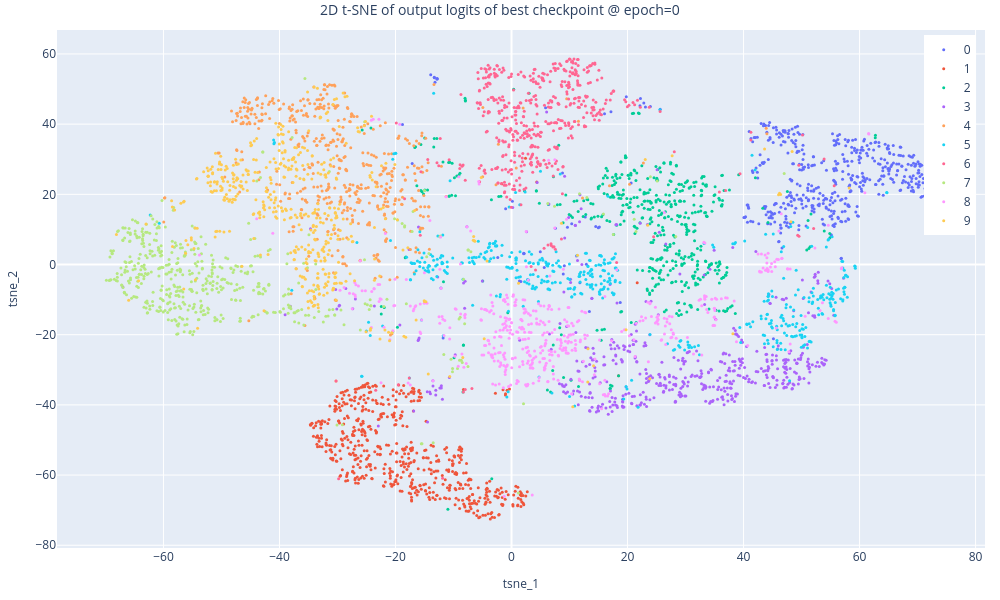
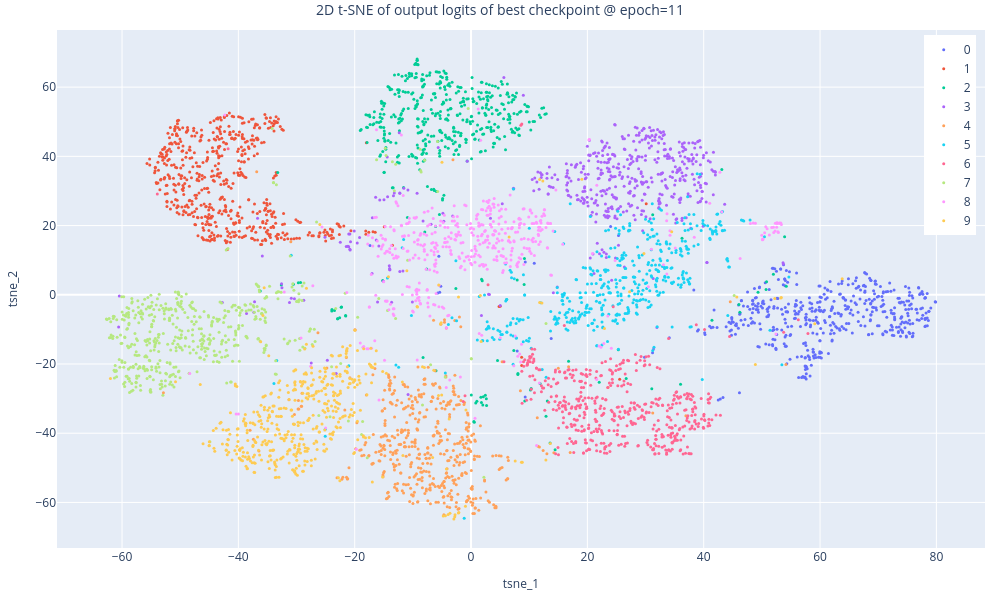
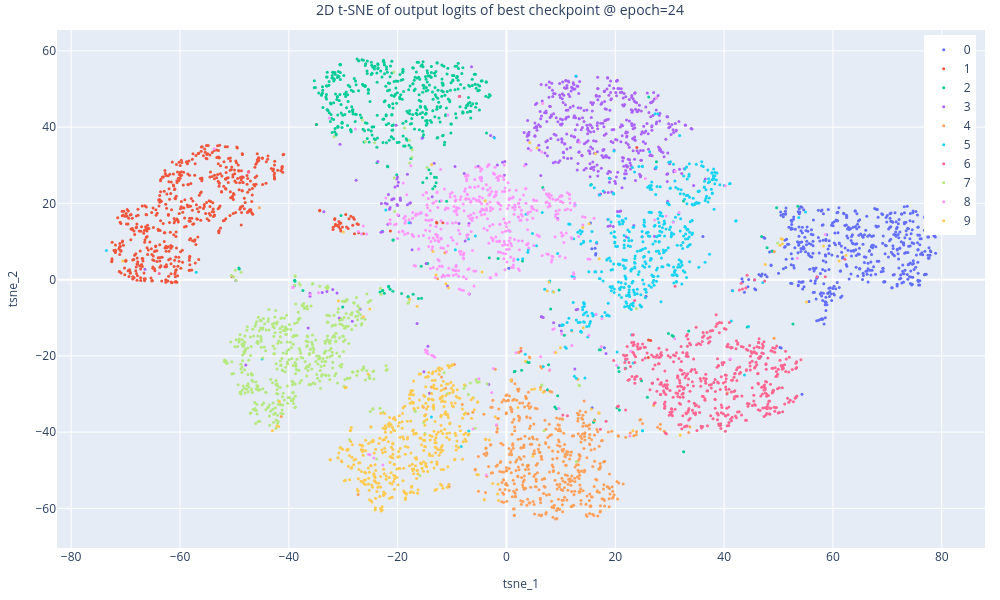
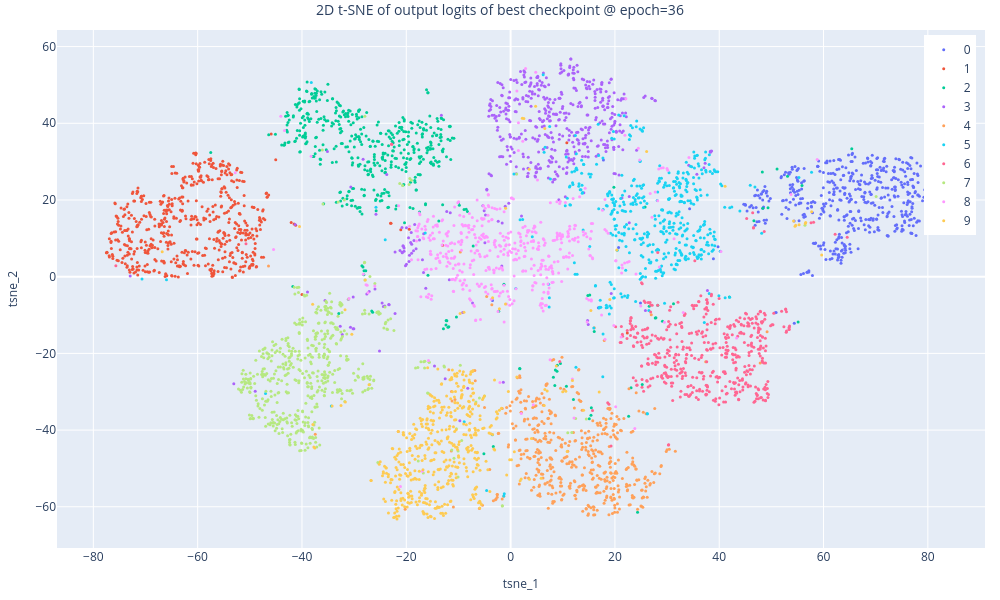

The notebook cell these images were saved under, in order:
### Code cell
N_SAMPLES = 5_000

for checkpoint in NNRun.load("best").checkpoints():
    VisUtils.two_dim_tsne_checkpoint_logits(checkpoint=checkpoint, ds=ds, n_samples=N_SAMPLES)

### Figure 1 — Plotly figure (JSON) as saved in the notebook; plotly's stock layout.template omitted (floating-point values rounded to 4 significant figures; data arrays with more than 128 entries replaced by an {"elided": "..."} marker saying what was removed)
{"data": [{"marker": {"color": "#636EFA", "size": 3}, "mode": "markers", "name": "0", "type": "scatter", "x": {"elided": "492 float values"}, "y": {"elided": "492 float values"}}, {"marker": {"color": "#EF553B", "size": 3}, "mode": "markers", "name": "1", "type": "scatter", "x": {"elided": "570 float values"}, "y": {"elided": "570 float values"}}, {"marker": {"color": "#00CC96", "size": 3}, "mode": "markers", "name": "2", "type": "scatter", "x": {"elided": "499 float values"}, "y": {"elided": "499 float values"}}, {"marker": {"color": "#AB63FA", "size": 3}, "mode": "markers", "name": "3", "type": "scatter", "x": {"elided": "511 float values"}, "y": {"elided": "511 float values"}}, {"marker": {"color": "#FFA15A", "size": 3}, "mode": "markers", "name": "4", "type": "scatter", "x": {"elided": "494 float values"}, "y": {"elided": "494 float values"}}, {"marker": {"color": "#19D3F3", "size": 3}, "mode": "markers", "name": "5", "type": "scatter", "x": {"elided": "470 float values"}, "y": {"elided": "470 float values"}}, {"marker": {"color": "#FF6692", "size": 3}, "mode": "markers", "name": "6", "type": "scatter", "x": {"elided": "483 float values"}, "y": {"elided": "483 float values"}}, {"marker": {"color": "#B6E880", "size": 3}, "mode": "markers", "name": "7", "type": "scatter", "x": {"elided": "512 float values"}, "y": {"elided": "512 float values"}}, {"marker": {"color": "#FF97FF", "size": 3}, "mode": "markers", "name": "8", "type": "scatter", "x": {"elided": "485 float values"}, "y": {"elided": "485 float values"}}, {"marker": {"color": "#FECB52", "size": 3}, "mode": "markers", "name": "9", "type": "scatter", "x": {"elided": "484 float values"}, "y": {"elided": "484 float values"}}], "layout": {"height": 600, "legend": {"orientation": "v", "x": 0.99, "xanchor": "right", "y": 0.99, "yanchor": "top"}, "margin": {"b": 15, "l": 15, "pad": 0, "r": 15, "t": 30}, "title": {"font": {"size": 14}, "text": "2D t-SNE of output logits of best checkpoint @ epoch=0", "x": 0.5}, "width": 1000, "xaxis": {"title": {"font": {"size": 12}, "text": "tsne_1"}}, "yaxis": {"title": {"font": {"size": 12}, "text": "tsne_2"}}}}

### Figure 2 — Plotly figure (JSON) as saved in the notebook; plotly's stock layout.template omitted (floating-point values rounded to 4 significant figures; data arrays with more than 128 entries replaced by an {"elided": "..."} marker saying what was removed)
{"data": [{"marker": {"color": "#636EFA", "size": 3}, "mode": "markers", "name": "0", "type": "scatter", "x": {"elided": "492 float values"}, "y": {"elided": "492 float values"}}, {"marker": {"color": "#EF553B", "size": 3}, "mode": "markers", "name": "1", "type": "scatter", "x": {"elided": "570 float values"}, "y": {"elided": "570 float values"}}, {"marker": {"color": "#00CC96", "size": 3}, "mode": "markers", "name": "2", "type": "scatter", "x": {"elided": "499 float values"}, "y": {"elided": "499 float values"}}, {"marker": {"color": "#AB63FA", "size": 3}, "mode": "markers", "name": "3", "type": "scatter", "x": {"elided": "511 float values"}, "y": {"elided": "511 float values"}}, {"marker": {"color": "#FFA15A", "size": 3}, "mode": "markers", "name": "4", "type": "scatter", "x": {"elided": "494 float values"}, "y": {"elided": "494 float values"}}, {"marker": {"color": "#19D3F3", "size": 3}, "mode": "markers", "name": "5", "type": "scatter", "x": {"elided": "470 float values"}, "y": {"elided": "470 float values"}}, {"marker": {"color": "#FF6692", "size": 3}, "mode": "markers", "name": "6", "type": "scatter", "x": {"elided": "483 float values"}, "y": {"elided": "483 float values"}}, {"marker": {"color": "#B6E880", "size": 3}, "mode": "markers", "name": "7", "type": "scatter", "x": {"elided": "512 float values"}, "y": {"elided": "512 float values"}}, {"marker": {"color": "#FF97FF", "size": 3}, "mode": "markers", "name": "8", "type": "scatter", "x": {"elided": "485 float values"}, "y": {"elided": "485 float values"}}, {"marker": {"color": "#FECB52", "size": 3}, "mode": "markers", "name": "9", "type": "scatter", "x": {"elided": "484 float values"}, "y": {"elided": "484 float values"}}], "layout": {"height": 600, "legend": {"orientation": "v", "x": 0.99, "xanchor": "right", "y": 0.99, "yanchor": "top"}, "margin": {"b": 15, "l": 15, "pad": 0, "r": 15, "t": 30}, "title": {"font": {"size": 14}, "text": "2D t-SNE of output logits of best checkpoint @ epoch=11", "x": 0.5}, "width": 1000, "xaxis": {"title": {"font": {"size": 12}, "text": "tsne_1"}}, "yaxis": {"title": {"font": {"size": 12}, "text": "tsne_2"}}}}

### Figure 3 — Plotly figure (JSON) as saved in the notebook; plotly's stock layout.template omitted (floating-point values rounded to 4 significant figures; data arrays with more than 128 entries replaced by an {"elided": "..."} marker saying what was removed)
{"data": [{"marker": {"color": "#636EFA", "size": 3}, "mode": "markers", "name": "0", "type": "scatter", "x": {"elided": "492 float values"}, "y": {"elided": "492 float values"}}, {"marker": {"color": "#EF553B", "size": 3}, "mode": "markers", "name": "1", "type": "scatter", "x": {"elided": "570 float values"}, "y": {"elided": "570 float values"}}, {"marker": {"color": "#00CC96", "size": 3}, "mode": "markers", "name": "2", "type": "scatter", "x": {"elided": "499 float values"}, "y": {"elided": "499 float values"}}, {"marker": {"color": "#AB63FA", "size": 3}, "mode": "markers", "name": "3", "type": "scatter", "x": {"elided": "511 float values"}, "y": {"elided": "511 float values"}}, {"marker": {"color": "#FFA15A", "size": 3}, "mode": "markers", "name": "4", "type": "scatter", "x": {"elided": "494 float values"}, "y": {"elided": "494 float values"}}, {"marker": {"color": "#19D3F3", "size": 3}, "mode": "markers", "name": "5", "type": "scatter", "x": {"elided": "470 float values"}, "y": {"elided": "470 float values"}}, {"marker": {"color": "#FF6692", "size": 3}, "mode": "markers", "name": "6", "type": "scatter", "x": {"elided": "483 float values"}, "y": {"elided": "483 float values"}}, {"marker": {"color": "#B6E880", "size": 3}, "mode": "markers", "name": "7", "type": "scatter", "x": {"elided": "512 float values"}, "y": {"elided": "512 float values"}}, {"marker": {"color": "#FF97FF", "size": 3}, "mode": "markers", "name": "8", "type": "scatter", "x": {"elided": "485 float values"}, "y": {"elided": "485 float values"}}, {"marker": {"color": "#FECB52", "size": 3}, "mode": "markers", "name": "9", "type": "scatter", "x": {"elided": "484 float values"}, "y": {"elided": "484 float values"}}], "layout": {"height": 600, "legend": {"orientation": "v", "x": 0.99, "xanchor": "right", "y": 0.99, "yanchor": "top"}, "margin": {"b": 15, "l": 15, "pad": 0, "r": 15, "t": 30}, "title": {"font": {"size": 14}, "text": "2D t-SNE of output logits of best checkpoint @ epoch=24", "x": 0.5}, "width": 1000, "xaxis": {"title": {"font": {"size": 12}, "text": "tsne_1"}}, "yaxis": {"title": {"font": {"size": 12}, "text": "tsne_2"}}}}

### Figure 4 — Plotly figure (JSON) as saved in the notebook; plotly's stock layout.template omitted (floating-point values rounded to 4 significant figures; data arrays with more than 128 entries replaced by an {"elided": "..."} marker saying what was removed)
{"data": [{"marker": {"color": "#636EFA", "size": 3}, "mode": "markers", "name": "0", "type": "scatter", "x": {"elided": "492 float values"}, "y": {"elided": "492 float values"}}, {"marker": {"color": "#EF553B", "size": 3}, "mode": "markers", "name": "1", "type": "scatter", "x": {"elided": "570 float values"}, "y": {"elided": "570 float values"}}, {"marker": {"color": "#00CC96", "size": 3}, "mode": "markers", "name": "2", "type": "scatter", "x": {"elided": "499 float values"}, "y": {"elided": "499 float values"}}, {"marker": {"color": "#AB63FA", "size": 3}, "mode": "markers", "name": "3", "type": "scatter", "x": {"elided": "511 float values"}, "y": {"elided": "511 float values"}}, {"marker": {"color": "#FFA15A", "size": 3}, "mode": "markers", "name": "4", "type": "scatter", "x": {"elided": "494 float values"}, "y": {"elided": "494 float values"}}, {"marker": {"color": "#19D3F3", "size": 3}, "mode": "markers", "name": "5", "type": "scatter", "x": {"elided": "470 float values"}, "y": {"elided": "470 float values"}}, {"marker": {"color": "#FF6692", "size": 3}, "mode": "markers", "name": "6", "type": "scatter", "x": {"elided": "483 float values"}, "y": {"elided": "483 float values"}}, {"marker": {"color": "#B6E880", "size": 3}, "mode": "markers", "name": "7", "type": "scatter", "x": {"elided": "512 float values"}, "y": {"elided": "512 float values"}}, {"marker": {"color": "#FF97FF", "size": 3}, "mode": "markers", "name": "8", "type": "scatter", "x": {"elided": "485 float values"}, "y": {"elided": "485 float values"}}, {"marker": {"color": "#FECB52", "size": 3}, "mode": "markers", "name": "9", "type": "scatter", "x": {"elided": "484 float values"}, "y": {"elided": "484 float values"}}], "layout": {"height": 600, "legend": {"orientation": "v", "x": 0.99, "xanchor": "right", "y": 0.99, "yanchor": "top"}, "margin": {"b": 15, "l": 15, "pad": 0, "r": 15, "t": 30}, "title": {"font": {"size": 14}, "text": "2D t-SNE of output logits of best checkpoint @ epoch=36", "x": 0.5}, "width": 1000, "xaxis": {"title": {"font": {"size": 12}, "text": "tsne_1"}}, "yaxis": {"title": {"font": {"size": 12}, "text": "tsne_2"}}}}
